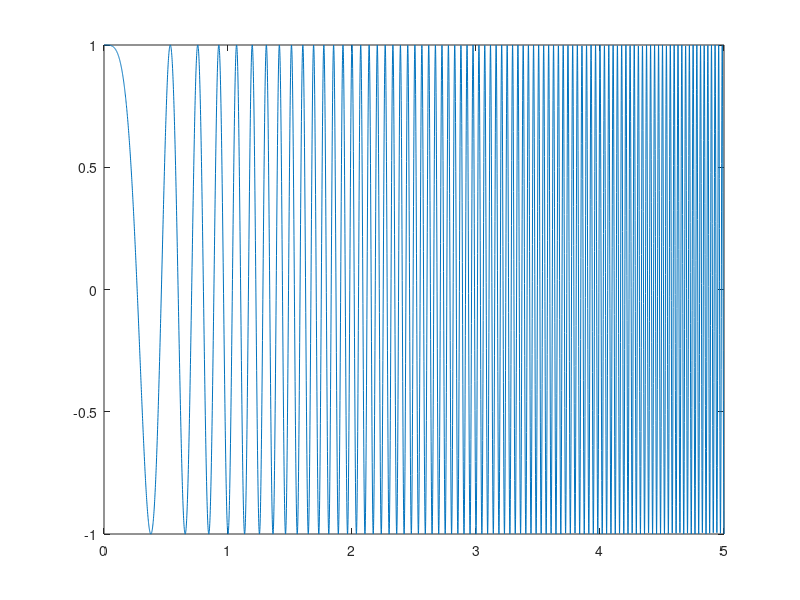

Write the MATLAB code that produced this figure. (Note: this script raises an error after producing the figure.)
clear
close all
clc

y = 0.25;
y = y / pi * 180
y = 0.37;
y = y / pi * 180

L = 5000;

Ts = 0.001; 
Fs = 1 / Ts;
t = 0 : Ts : (L * Ts);
f1 = 2;

u = chirp(t, 0, 5, 35);
plot(t, u)

[xbeam1, xpend1] = one_single_run(u, L);

% xpend1 = xpend1 - mean(xpend1);
% xbeam1 = xbeam1 - mean(xbeam1);
% 
% xpend1 = (xpend1 - adin_offs(2)) / adin_gain(2);
% xbeam1 = (xbeam1 - adin_offs(1)) / adin_gain(1);
% 
% figure(5); stairs([xbeam1; xpend1]'); ylabel('Beam, Pendulum');
% 
% sigPower = sum(abs(xbeam1 - xbeam).^2) / length((xbeam1 - xbeam));
% 
% SNR_10 = 10 * log10 (sigPower/noisePower_beam);

% The maximum frequency is 35 Hz, the suitable amplitude is 1.5 for keeping the
% error smaller than 1% and maintaining SNR larger than 50
